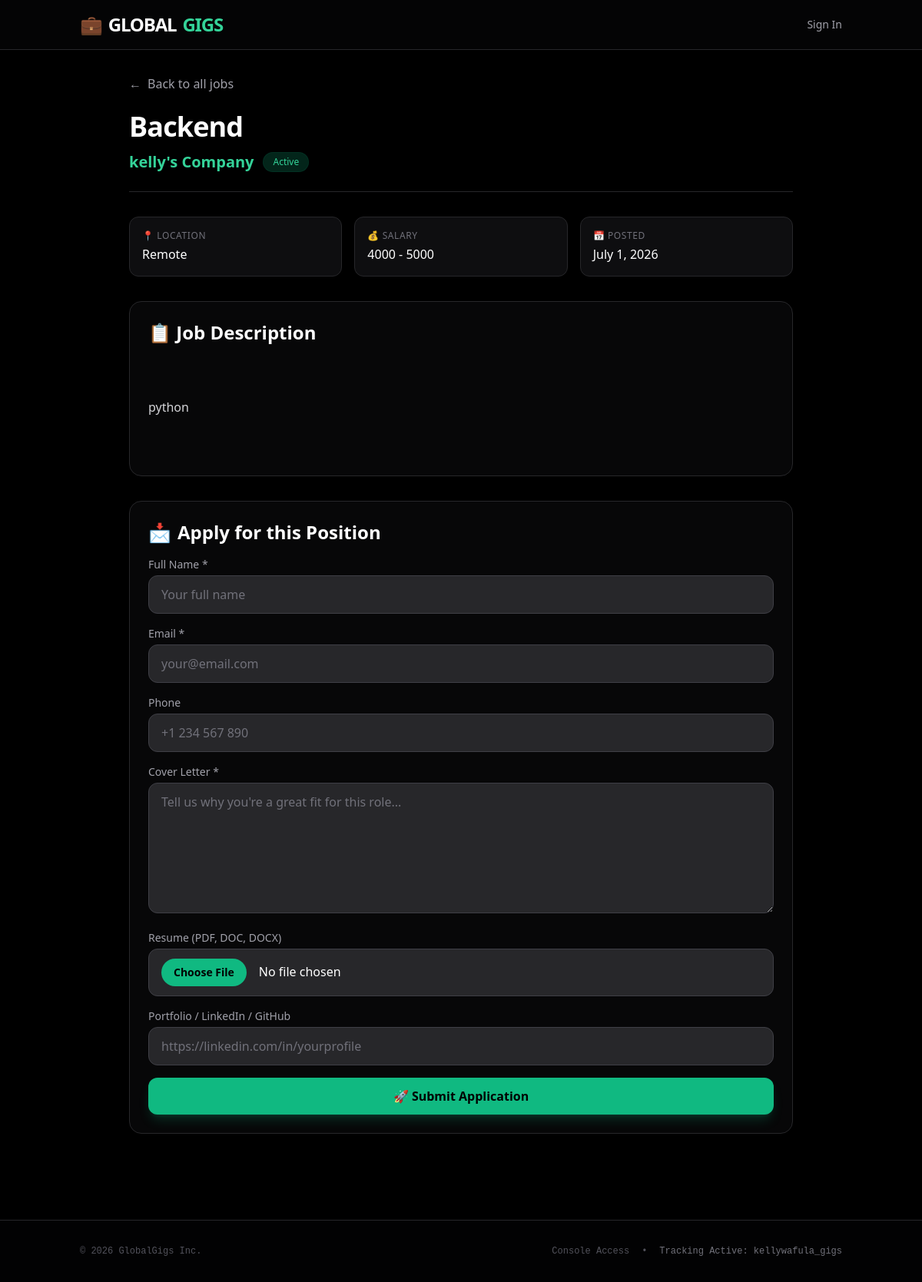
The page /employer-jobs/3/ on the database its author committed.
### jobs/models.py (models this page shows, shortened)
class EmployerJob(models.Model):
    STATUS_CHOICES = [
        ('active', 'Active'),
        ('paused', 'Paused'),
        ('filled', 'Filled'),
        ('expired', 'Expired'),
    ]
    employer = models.ForeignKey(
        User,
        on_delete=models.CASCADE,
        related_name='posted_jobs'
    )
    title = models.CharField(max_length=200)
    company_name = models.CharField(max_length=200)
    description = models.TextField()
    location = models.CharField(max_length=200)
    salary_range = models.CharField(max_length=100, blank=True)
    apply_url = models.URLField(blank=True)
    email_to_receive_applications = models.EmailField()
    category = models.ForeignKey(
        JobCategory,
        on_delete=models.SET_NULL,
        null=True,
        blank=True,
        related_name='employer_jobs'
    )
    status = models.CharField(max_length=20, choices=STATUS_CHOICES, default='active')
    created_at = models.DateTimeField(auto_now_add=True)
    updated_at = models.DateTimeField(auto_now=True)
    expires_at = models.DateTimeField(null=True, blank=True)
    views_count = models.IntegerField(default=0)
    applications_count = models.IntegerField(default=0)
    class Meta:
        verbose_name_plural = "Employer Jobs"
        ordering = ['-created_at']

### jobs/views.py (the view)
# urls.py: path('employer-jobs/<int:job_id>/', views.employer_job_detail, name='employer_job_detail'),
def employer_job_detail(request, job_id):
    job = get_object_or_404(EmployerJob, id=job_id)
    job.views_count += 1
    job.save()
    if request.method == 'POST':
        employer_app_form = EmployerJobApplicationForm(request.POST, request.FILES)
        if employer_app_form.is_valid():
            application = employer_app_form.save(commit=False)
            application.job = job
            application.save()
            job.applications_count += 1
            job.save()
            messages.success(request, f'✅ Your application for {job.title} has been submitted successfully!')
            return redirect('employer_job_detail', job_id=job.id)
        else:
            messages.error(request, '❌ Please correct the errors below.')
    else:
        employer_app_form = EmployerJobApplicationForm()
    related_jobs = EmployerJob.objects.filter(
        category=job.category
    ).exclude(id=job.id)[:6] if job.category else []
    context = {
        'job': job,
        'employer_app_form': employer_app_form,
        'related_jobs': related_jobs,
        'is_employer_job': True,
    }
    return render(request, 'jobs/employer_job_detail.html', context)

### jobs/templates/jobs/employer_job_detail.html (shortened to what this page needs)
<!DOCTYPE html>
<html lang="en">
<head>
    <script src="https://cdn.tailwindcss.com"></script>
</head>
<body class="bg-black text-zinc-100 min-h-screen font-sans antialiased">
    <header class="border-b border-zinc-800 bg-zinc-950/50 backdrop-blur sticky top-0 z-50">
        <div class="max-w-5xl mx-auto px-4 h-16 flex items-center justify-between">
            <a href="/" class="flex items-center gap-2 font-black text-2xl tracking-tighter text-white">
                <span class="text-emerald-500">💼</span> GLOBAL<span class="text-emerald-400">GIGS</span>
            </a>
            <div class="flex items-center gap-4">
                {% if user.is_authenticated %}
                    <a href="{% url 'dashboard' %}" class="text-sm bg-emerald-500 hover:bg-emerald-600 text-black px-4 py-2 rounded-lg font-bold transition">
                        📊 Dashboard
                    </a>
                    <a href="{% url 'logout' %}" class="text-sm text-red-400 hover:text-red-300 transition">Logout</a>
                {% else %}
                    <a href="{% url 'login' %}" class="text-sm text-zinc-400 hover:text-white transition">Sign In</a>
                {% endif %}
            </div>
        </div>
    </header>
    <main class="max-w-4xl mx-auto px-4 py-8">
        <a href="/" class="inline-flex items-center gap-2 text-zinc-400 hover:text-emerald-400 transition mb-6 group">
            <span class="group-hover:-translate-x-1 transition">←</span> Back to all jobs
        </a>
        <div class="border-b border-zinc-800 pb-6 mb-8">
            <h1 class="text-3xl md:text-4xl font-black text-white tracking-tight leading-tight mb-3">
                {{ job.title }}
            </h1>
            <div class="flex flex-wrap items-center gap-3">
                <p class="text-xl text-emerald-400 font-bold">{{ job.company_name }}</p>
                <span class="text-xs px-3 py-1 rounded-full
                    {% if job.status == 'active' %}bg-emerald-500/20 text-emerald-400 border border-emerald-900/30
                    {% elif job.status == 'paused' %}bg-yellow-500/20 text-yellow-400 border border-yellow-900/30
                    {% elif job.status == 'filled' %}bg-blue-500/20 text-blue-400 border border-blue-900/30
                    {% else %}bg-red-500/20 text-red-400 border border-red-900/30{% endif %}">
                    {{ job.get_status_display }}
                </span>
            </div>
        </div>
        <div class="grid grid-cols-1 sm:grid-cols-3 gap-4 mb-8">
            <div class="bg-zinc-900/60 border border-zinc-800 rounded-xl p-4">
                <p class="text-zinc-500 text-xs uppercase tracking-wider mb-1">📍 Location</p>
                <p class="text-white font-medium">{{ job.location|default:"Remote" }}</p>
            </div>
            <div class="bg-zinc-900/60 border border-zinc-800 rounded-xl p-4">
                <p class="text-zinc-500 text-xs uppercase tracking-wider mb-1">💰 Salary</p>
                <p class="text-white font-medium">{{ job.salary_range|default:"Not specified" }}</p>
            </div>
            <div class="bg-zinc-900/60 border border-zinc-800 rounded-xl p-4">
                <p class="text-zinc-500 text-xs uppercase tracking-wider mb-1">📅 Posted</p>
                <p class="text-white font-medium">{{ job.created_at|date:"F j, Y" }}</p>
            </div>
        </div>
        <div class="bg-zinc-900/30 border border-zinc-800 rounded-2xl p-6 mb-8">
            <h2 class="text-2xl font-bold text-white mb-4">📋 Job Description</h2>
            <div class="text-zinc-300 leading-relaxed whitespace-pre-wrap">
                {{ job.description|linebreaks }}
            </div>
        </div>
        <div class="bg-zinc-900/30 border border-zinc-800 rounded-2xl p-6" id="apply">
            <h2 class="text-2xl font-bold text-white mb-4 flex items-center gap-2">
                <span>📩</span> Apply for this Position
            </h2>
            <form method="POST" enctype="multipart/form-data" class="space-y-4">
                <div>
                    <label class="block text-zinc-400 text-sm font-medium mb-1">Full Name *</label>
                    {{ employer_app_form.applicant_name }}
                </div>
                <div>
                    <label class="block text-zinc-400 text-sm font-medium mb-1">Email *</label>
                    {{ employer_app_form.applicant_email }}
                </div>
                <div>
                    <label class="block text-zinc-400 text-sm font-medium mb-1">Phone</label>
                    {{ employer_app_form.applicant_phone }}
                </div>
                <div>
                    <label class="block text-zinc-400 text-sm font-medium mb-1">Cover Letter *</label>
                    {{ employer_app_form.cover_letter }}
                </div>
                <div>
                    <label class="block text-zinc-400 text-sm font-medium mb-1">Resume (PDF, DOC, DOCX)</label>
                    {{ employer_app_form.resume }}
                </div>
                <div>
                    <label class="block text-zinc-400 text-sm font-medium mb-1">Portfolio / LinkedIn / GitHub</label>
                    {{ employer_app_form.portfolio_url }}
                </div>
                <button type="submit" class="w-full px-6 py-3 bg-emerald-500 hover:bg-emerald-600 text-black font-bold rounded-xl transition shadow-lg shadow-emerald-500/20">
                    🚀 Submit Application
                </button>
            </form>
        </div>
    </main>
    <footer class="border-t border-zinc-800 mt-20 py-8 bg-zinc-950/30">
        <div class="max-w-5xl mx-auto px-4 flex flex-col sm:flex-row items-center justify-between gap-4 text-xs text-zinc-600 font-mono">
            <div>© 2026 GlobalGigs Inc.</div>
            <div class="flex gap-4">
                <a href="/admin/" class="hover:text-zinc-400 transition">Console Access</a>
                <span>•</span>
                <span class="text-zinc-500">Tracking Active: kellywafula_gigs</span>
            </div>
        </div>
    </footer>
</body>
</html>

### rows shown on the page
EmployerJob: title "Backend", company_name "kelly's Company", status "Active", location "Remote", salary_range "4000 - 5000", created_at "July 1, 2026", description "python"
